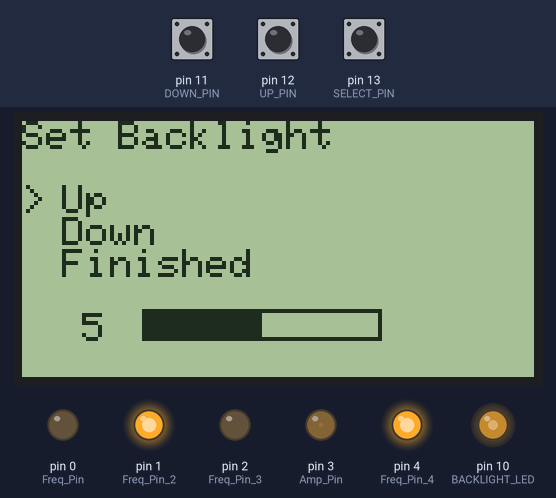
A sketch run on a simulated Arduino Uno, built with avr-gcc and run on an emulated ATmega328P. Parts: 128×64 one-colour display, output pins drawn as LEDs (lit = HIGH). Dashed ring = blinking. The test bench sets the inputs (shaded band); at power-on: pin 13 (SELECT_PIN) LOW, pin 11 (DOWN_PIN) LOW, pin 12 (UP_PIN) LOW.

Above: at 9.4 s.
9.5 s: pin 13 (SELECT_PIN) pulled HIGH for 1 s
At 11.2 s:
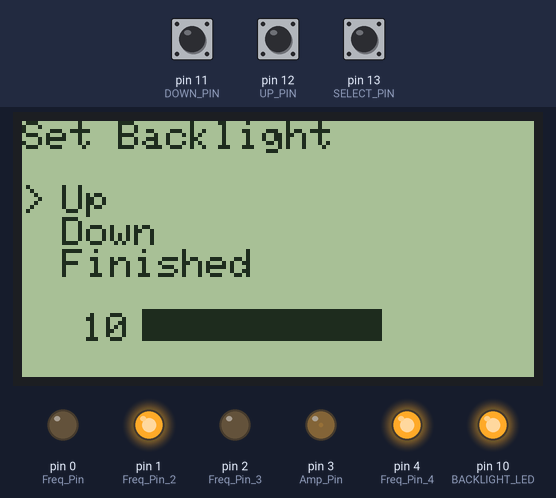
12.0 s: pin 11 (DOWN_PIN) pulled HIGH for 0.2 s
At 12.8 s:
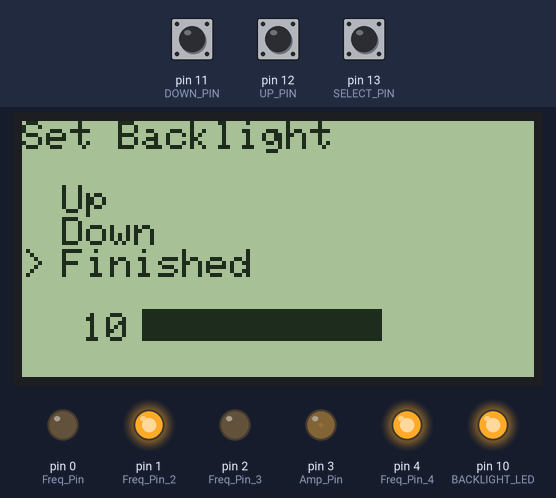
13.8 s: pin 13 (SELECT_PIN) pulled HIGH for 0.2 s
At 14.25 s:
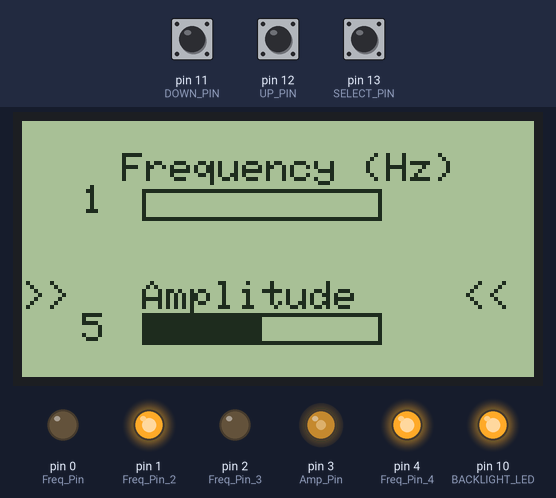
16.0 s: pin 12 (UP_PIN) pulled HIGH for 0.2 s
At 16.76 s:
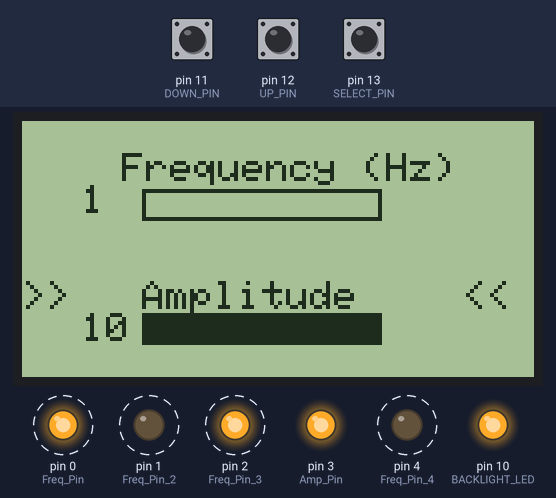
18.0 s: pin 11 (DOWN_PIN) pulled HIGH for 1 s
At 18.76 s:
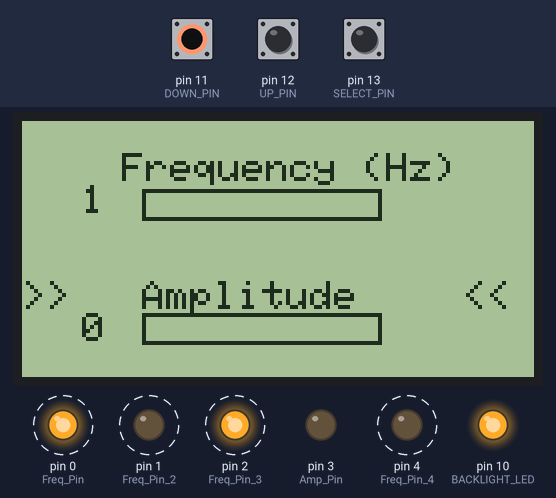
20.5 s: pin 12 (UP_PIN) pulled HIGH for 0.2 s
At 22.26 s:
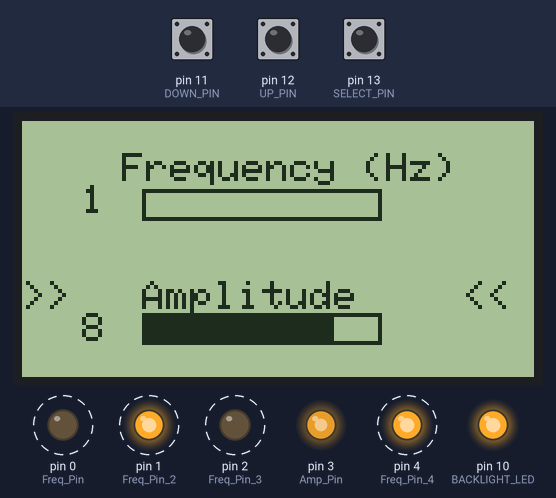
Timing chart, 0 to 23.2 s (numbered marks = the images above; inputs shaded):
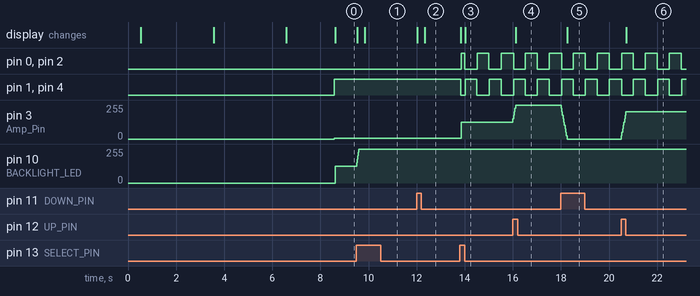

The sketch:

BrachySeed_Best_Version.ino
```cpp
// (licence header left out)
/*
Michael Rees, Ananya Zutshi, Rhea Chitalia, Karthika Raja
Team MARK - Brachyseed Oscillation

 menu_test.pde - 11/2011
 A more complicated example of ST7565_Menu Arduino library.

 Remember the ST7565 uses 3.3v, so a level shifter
 is needed if using a standard Arduino board.
 See Adafruit tutorial for more details:
  http://www.ladyada.net/learn/lcd/st7565.html
*/

#include <ST7565.h> // Adafruit LCD library
//#include <ST7565_Menu.h>

// Menu controls:
const int UP_PIN     = 12;
const int DOWN_PIN   = 11;
const int SELECT_PIN = 13;

int UP;
int DOWN;
int SELECT;

// LCD pins:
#define BACKLIGHT_LED 10  // Must be a PWM pin
#define LCD_SID  9
#define LCD_SCLK 8
#define LCD_A0   7
#define LCD_RST  6
#define LCD_CS   5

// Must create an ST7565 instance before Menu:
ST7565 glcd(LCD_SID, LCD_SCLK, LCD_A0, LCD_RST, LCD_CS);


// Create Menu with control pins and address of glcd:
//Menu menu(UP_PIN, DOWN_PIN, SELECT_PIN, &glcd);

// a bitmap of the BrachySeed Icon
static unsigned char __attribute__ ((progmem)) Icon16_glcd_bmp[]={
0x00,0x00,0x00,0x00,0x00,0x00,0x00,0x00,0x00,0x00,0x00,0x00,0x80,0xC0,0x40,0x20,0x20,0x00,0x10,0x10,0x10,0x10,0x08,0x08,0x08,0x08,0x08,0x08,0x00,0x00,0x00,0x00,0x00,0x00,0x00,0x00,0x00,0x00,0x00,0x00,0x00,0x00,0x00,0x00,
0x00,0x00,0x00,0x00,0x80,0x40,0x00,0x10,0x00,0x04,0xC2,0x41,0x30,0x10,0x08,0x84,0x44,0x02,0x22,0x22,0x23,0x01,0x01,0x11,0x11,0x01,0x01,0x00,0x00,0x00,0x00,0x00,0x00,0x00,0x00,0x00,0x00,0x00,0x00,0x00,0x00,0x00,0x00,0x00,
0x00,0x00,0x60,0x0C,0x03,0x80,0x60,0x08,0x06,0x01,0x30,0x08,0x04,0x42,0x21,0x00,0x88,0x44,0x26,0x22,0x12,0x10,0x10,0x00,0x00,0x00,0x00,0x00,0x00,0x00,0x00,0x00,0x00,0x00,0x00,0x00,0x00,0x00,0x00,0x00,0x00,0x00,0x00,0x00,
0x00,0x00,0x00,0x00,0x40,0x1D,0x00,0x00,0x1E,0x00,0x00,0x08,0x01,0x00,0x08,0x01,0x3C,0x7E,0xFE,0xFE,0xFF,0xFE,0xFE,0xFE,0xFE,0x7C,0x3C,0x00,0x40,0x00,0x00,0x60,0x04,0x00,0xC0,0x0A,0x00,0x80,0x3F,0x00,0x00,0xC0,0x1E,0x00,
0x00,0x00,0x00,0x00,0x00,0x00,0x00,0x00,0x00,0x00,0x00,0x00,0x00,0x00,0x00,0x00,0x00,0x00,0x00,0x00,0x00,0x08,0x08,0x48,0x44,0x04,0x22,0x10,0x08,0x84,0x41,0x20,0x18,0x06,0xC1,0x60,0x18,0x07,0x00,0xC0,0x38,0x01,0x00,0x00,
0x00,0x00,0x00,0x00,0x00,0x00,0x00,0x00,0x00,0x00,0x00,0x00,0x00,0x00,0x00,0x00,0x80,0x80,0x08,0x08,0x08,0x08,0x08,0x88,0x80,0x84,0xC4,0x42,0x61,0x30,0x10,0x08,0x04,0x01,0x80,0x40,0x30,0x0C,0x02,0x00,0x00,0x00,0x00,0x00,
0x00,0x00,0x00,0x00,0x00,0x00,0x00,0x00,0x00,0x00,0x00,0x00,0x00,0x00,0x00,0x20,0x20,0x21,0x21,0x21,0x21,0x21,0x21,0x21,0x20,0x00,0x00,0x10,0x08,0x00,0x00,0x02,0x00,0x01,0x00,0x00,0x00,0x00,0x00,0x00,0x00,0x00,0x00,0x00};

// a bitmap of the BrachyVision Logo
// static unsigned char  logo16_glcd_bmp[]= {
PROGMEM const unsigned char logo16_glcd_bmp[]= {
0x00,0x00,0x00,0x00,0x00,0x00,0x00,0x00,0x00,0x00,0x00,0x00,0x00,0x00,0x00,0x00,0x00,0x00,0x00,0x00,0x00,0x00,0x00,0x00,0x00,0x00,0x00,0x00,0x00,0x00,0x00,0x00,0x00,0x00,0x00,0x00,0x00,0x00,0x00,0x00,0x00,0x00,0x00,0x00,0x00,0x00,0x00,0x00,0x00,0x00,0x00,0x00,0x00,0x00,0x00,0x00,0x00,0x30,0xE0,0xF0,0xC0,0x00,0x00,0x00,0x00,0x00,0x80,0xF0,0xE0,0x70,0x00,0x00,0x00,0x00,0x00,0x00,0x00,0x00,0x00,0xA0,0x00,0x40,0x00,0x20,0x20,0x28,0x00,0x00,0x00,0x00,0x00,0x00,0x00,0x00,0x00,0x00,0x00,0x00,0x00,0x00,0x00,0x00,0x00,0x00,0x00,0x00,0x00,0x00,0x00,0x00,0x00,0x00,0x00,0x00,0x00,0x00,0x00,0x00,0x00,0x00,
0x00,0x00,0xFE,0x66,0x42,0x66,0xFC,0x9C,0x00,0x00,0x00,0xFE,0x46,0x42,0x46,0xE4,0xBC,0x00,0x00,0x00,0x80,0xF8,0x9E,0x86,0xBE,0xF0,0x80,0x00,0x00,0xF0,0xFC,0x0C,0x04,0x06,0x06,0x06,0x00,0x00,0xFE,0xFE,0x60,0x60,0x60,0x60,0x6E,0xFE,0x00,0x00,0x06,0x1E,0x38,0xE0,0x70,0x1C,0x06,0x02,0x00,0x00,0x01,0x0F,0x7F,0xFE,0xE0,0x00,0xE0,0xFC,0x7F,0x0F,0x03,0x00,0x00,0x00,0xFE,0xFE,0x00,0x00,0x01,0x00,0x01,0x00,0x00,0x60,0x72,0x70,0x70,0x60,0x00,0x00,0x00,0x00,0x00,0x00,0x00,0x00,0x00,0xFE,0x00,0x00,0xE0,0xF8,0x0C,0x04,0x06,0x06,0x04,0x9C,0xF8,0x00,0x00,0x00,0xFE,0x0E,0x1C,0x70,0xC0,0x00,0xFE,0xFE,0x00,0x00,
0x00,0x00,0x07,0x04,0x04,0x04,0x06,0x03,0x01,0x00,0x00,0x07,0x00,0x00,0x00,0x03,0x07,0x04,0x00,0x04,0x07,0x01,0x00,0x00,0x00,0x03,0x07,0x04,0x00,0x01,0x03,0x03,0x06,0x04,0x04,0x06,0x00,0x00,0x07,0x07,0x00,0x00,0x00,0x00,0x06,0x07,0x00,0x00,0x00,0x00,0x00,0x07,0x04,0x00,0x00,0x00,0x00,0x00,0x00,0x00,0x00,0x07,0x07,0x07,0x07,0x03,0x00,0x00,0x00,0x00,0x00,0x00,0x07,0x07,0x00,0x00,0x00,0x00,0x00,0x00,0x00,0x00,0x00,0x00,0x00,0x00,0x20,0x10,0x00,0x04,0x00,0x00,0x00,0x00,0x04,0x07,0x00,0x00,0x00,0x03,0x03,0x06,0x04,0x04,0x06,0x03,0x01,0x00,0x00,0x00,0x07,0x00,0x00,0x00,0x01,0x07,0x07,0x07,0x00,0x00,
0x00,0x00,0x00,0x00,0x00,0x00,0x00,0x00,0x00,0x00,0x00,0x00,0x00,0x00,0x00,0x00,0x00,0x00,0x00,0x00,0x00,0x00,0x00,0x00,0x00,0x00,0x00,0x00,0x00,0x00,0x00,0x00,0x00,0x00,0x00,0x00,0x00,0x00,0x00,0x00,0x00,0x00,0x00,0x00,0x00,0x00,0x00,0x00,0x00,0x00,0x00,0x00,0x00,0x00,0x00,0x00,0x00,0x00,0x00,0x00,0x00,0x00,0x00,0x00,0x00,0x00,0x00,0x00,0x00,0x00,0x00,0x00,0x00,0x00,0x00,0x00,0x00,0x00,0x00,0x00,0x00,0x01,0x00,0x00,0x01,0x00,0x00,0x00,0x00,0x00,0x00,0x00,0x00,0x00,0x00,0x00,0x00,0x00,0x00,0x00,0x00,0x00,0x00,0x00,0x00,0x00,0x00,0x00,0x00,0x00,0x00,0x00,0x00,0x00,0x00,0x00,0x00,0x00,0x00,0x00};


//Backlight PWM values:
uint8_t brightness_levels[7] = { 0, 20, 50, 90, 130, 190, 250 };
uint8_t brightness_index; // Index of brightness_levels

// Frequency and Amplitude values
const int amp_size = 11;
const int freq_size = 51;

uint8_t amplitude_levels[amp_size] = { 0, 25, 50, 75, 100, 125, 150, 175, 200, 225, 250 };
uint8_t amplitude_index = 5; // Index of brightness_levels. default set at half of max

uint8_t frequency_levels[freq_size] = {0, 1,2, 3,  4, 5, 6, 7, 8, 9, 10, 11, 12, 13, 14, 15, 16, 17, 18, 19, 20, 21, 22, 23, 24, 25, 26, 27, 28, 29, 30, 31, 32, 33, 34, 35, 36, 37, 38, 39, 40, 41, 42, 43, 44, 45, 46, 47, 48, 49, 50 };

uint8_t frequency_index = 1; // Index of brightness_levels. default set at 1 Hz


// Define variables and output pins for Amp/ freq modulation

float Amplitude = 5;    // variable to control amplitude.
int Frequency = 1;    // variable to control frequency. Hz
float Period;        // period of the frequency
const int Freq_max = 50; // Maximum Frequency. Hz
const int Amp_max = 10;  // Maximum Amplitude.

//ouput pins
const int Amp_Pin = 3;    // PWM enabled output pins. for Amplitude adjustments

const int Freq_Pin   = 0;    // Digital pin. for Frequency adjustments of H bridge half 1. Coupled TEMPORALLY with pin 4, but connects the h bridge path with pin 3
const int Freq_Pin_2 = 1; // Digital pin for frequency adjustments of H bridge half 2. Coupled TEMPORALLY with pin 3, but connects the h bridge path with pin 4
const int Freq_Pin_3 = 2;  // digital pin for frequency adjustments of H bridge half 1. Coupled TEMPORALLY with pin 2, but connects the h bridge path with pin 1
const int Freq_Pin_4 = 4;  // digital pin for frequency adjustments of H bridge half 2. Coupled TEMPORALLY with pin 1, but connects the h bridge path with pin 2

boolean Freq_State;    // on/off state of frequency modulating pin

// Define variables I need for menu tracking
int cursor_loc  = 1;  // defines the cursor position on the menu
const char icon = '>'; // cursor icon
float backlight = 5;   // variable to control backlight brighness. varies between 0 and 10
int count;
float time;  // elapsed time, in seconds
float sine;
float sine_last = 1;

void setup() {
    // Debugging output
  int time = millis();
  //Serial.begin(9600);
  //Serial.print("Took "); Serial.print(time); Serial.println(" ms");


  pinMode(BACKLIGHT_LED, OUTPUT);
  glcd.begin(0x18); // Initialise LCD
  delay(10); // Just to be safe
  //brightness_index = 1; // Initial brightness
  //set_brightness(1);
  //define initial brightness state

  // draw Oscillating Seed Logo
  glcd.clear();
  glcd.drawbitmap(35, 2,  Icon16_glcd_bmp, 44, 55, BLACK);
  glcd.display();
  delay(3000);
  glcd.clear();

  // Draw BrachyVison Logo
   glcd.drawbitmap(0, 12,  logo16_glcd_bmp, 120, 27, BLACK);
   glcd.display();
   delay(3000);
   glcd.clear();

  // Draw Welcome Message
  glcd.drawstring(0, 2, "     Welcome to       BrachyVision Mark 1");
  glcd.display();
  delay(2000);
  glcd.clear();


// Define Input/Output pins

  // define pins as output
  pinMode(Amp_Pin, OUTPUT);
  pinMode(Freq_Pin, OUTPUT);
  pinMode(Freq_Pin_2, OUTPUT);
  pinMode(Freq_Pin_3, OUTPUT);
  pinMode(Freq_Pin_4, OUTPUT);

  // define button pins as inputs
  pinMode(UP_PIN, INPUT);
  pinMode(DOWN_PIN, INPUT);
  pinMode(SELECT_PIN, INPUT);


// Define default frequency pin states
Freq_State = HIGH;   // at Defualt, current is ON!: Magnet is on, oscillating at 0 Hz
digitalWrite(Freq_Pin, not Freq_State);
digitalWrite(Freq_Pin_2, Freq_State);
digitalWrite(Freq_Pin_3, not Freq_State);
digitalWrite(Freq_Pin_4, Freq_State);


uint8_t i=0;

// Define default Amplitude output
analogWrite(Amp_Pin, Amplitude);

set_backlight();

}

void set_backlight() {

  while(1) {
  // draw menu option
  glcd.clear();
  glcd.drawstring(0, 0, "Set Backlight");
  glcd.drawstring(10, 2, "Up");
  glcd.drawstring(10, 3, "Down");
  glcd.drawstring(10, 4, "Finished");
  // display brightness
  draw_brightness();
  // draw cursor
  glcd.drawstring(0, cursor_loc + 1, ">");
  glcd.display();

  // digital read all input pins
   UP = digitalRead(UP_PIN);
   DOWN = digitalRead(DOWN_PIN);
   SELECT = digitalRead(SELECT_PIN);

  // evaluate button states
  // may need to debounce buttons
    if ( UP == 1) {
      // cursor up one if not already at top. Up means up on the screen, so actually decreases
      if (cursor_loc > 1) {
        cursor_loc--;
      }
    }
    else if (DOWN == 1) {
      // cursor down one if not already at bottom. down means down on the screen, so actually increases
      if (cursor_loc < 3) {
        cursor_loc++;
      }
    }
    else if (SELECT == 1 and cursor_loc == 1) {
      // if cursor is at the "UP" icon, exit this screen, increase brightness
      if (backlight < 10) {
        backlight++;
      }
    }
    else if (SELECT == 1 and cursor_loc == 2) {
      // if cursor is at the "finished" icon, exit this screen, decrease brighness
      if (backlight > 0) {
        backlight--;
      }
    }
    else if (SELECT == 1 and cursor_loc == 3) {
      // if cursor is at the "finished" icon, exit this screen, set cursor back to 1
      cursor_loc = 1;
      break;
    }
    // analog write the new brightness value to the backlight
    analogWrite(BACKLIGHT_LED, (backlight/10.0)*255);
   // Serial.println(cursor_loc);

  }


}
void draw_brightness() {
  char buf[12];
  // Just display brightness_index as brightness level:
  itoa(backlight, buf, 10);
  glcd.drawstring(15, 6, buf);
  // Visual level display:
  glcd.drawrect(30, 47, 60, 8, BLACK);
  glcd.fillrect(30, 47, 6*backlight, 8, BLACK);
}

void draw_frequency_and_amp() {
  char buf[12];
  // Just display brightness_index as brightness level:
  itoa(Frequency, buf, 10);
  glcd.drawstring(15, 2, buf);
  glcd.drawstring(25, 1, "Frequency (Hz)");
  // Visual level display:
  glcd.drawrect(30, 17, 60, 8, BLACK);
  glcd.fillrect(30, 17, 1.2*Frequency, 8, BLACK);

  char buffer[12];
  // Just display brightness_index as brightness level:
  itoa(Amplitude, buffer, 10);
  glcd.drawstring(15, 6, buffer);
  glcd.drawstring(30, 5, "Amplitude");
  // Visual level display:
  glcd.drawrect(30, 48, 60, 8, BLACK);
  glcd.fillrect(30, 48, 6*Amplitude, 8, BLACK);
}

void draw_cursor(){
  if (cursor_loc == 1) {
     glcd.drawstring(0, 1, ">>");
    glcd.drawstring(110, 1, "<<");
  }
  else if (cursor_loc == 2) {
     glcd.drawstring(0, 5, ">>");
    glcd.drawstring(110, 5, "<<");
  }
}

void modulate_output() {
    //Serial.println(Period);

      Period = (1.0/float(Frequency))*1000;
  if (Frequency == 0) {
    Period = 0;
  }

    time = millis()/(1000/6.282);
    sine = sin(time*Frequency)/sqrt(pow(sin(time*Frequency), 2));

    if (int(sine) != int(sine_last)) {
      Freq_State = not Freq_State;
      sine_last = sine;
      // modulate the frequency pins to switch which side of the H bridge is open. Add a delay BEFORE the new side OPENS to avoid shoot through currents on the transistors

     if (sine > 0) {
        digitalWrite(Freq_Pin, not Freq_State);
        digitalWrite(Freq_Pin_4, Freq_State);
        delay(5);   // add a delay to avoid "shoot through" current on the transistors
        digitalWrite(Freq_Pin_2, Freq_State);
        digitalWrite(Freq_Pin_3, not Freq_State);
      }
      else {
          digitalWrite(Freq_Pin_2, Freq_State);
          digitalWrite(Freq_Pin_3, not Freq_State);
          delay(5);   // add a delay to avoid "shoot through" current on the transistors
          digitalWrite(Freq_Pin, not Freq_State);
          digitalWrite(Freq_Pin_4, Freq_State);
      }


    }

    // update Amplitude output
    analogWrite(Amp_Pin, (Amplitude/Amp_max)*255);  // Amplitude value has to be converted to pwm range, which is from 0--> 255


 delay(4);
}

void loop() {

  if (count == 0) {
  glcd.clear();
// display frequency and amplitude
  draw_frequency_and_amp();
// display cursor location
  draw_cursor();
  glcd.display();
  count++;
  }
// take in input
  // digital read all input pins
   UP = digitalRead(UP_PIN);
   DOWN = digitalRead(DOWN_PIN);
   SELECT = digitalRead(SELECT_PIN);

  // evaluate button states
  // may need to debounce buttons
    if ( UP == 1) {
      if (cursor_loc == 1 and Frequency < Freq_max) {
        Frequency++;
        count = 0;
      } else if (cursor_loc == 2 and Amplitude < Amp_max) {
        Amplitude++;
        count = 0;
      }
    }
    else if (DOWN == 1) {
      if (cursor_loc == 1 and Frequency > 0) {
        Frequency--;
        count = 0;
      } else if (cursor_loc == 2 and Amplitude > 0) {
        Amplitude--;
        count = 0;
      }
    }
    else if (SELECT == 1 and cursor_loc == 1) {
      // if cursor is at the top icon, put it at the bottom
      cursor_loc = 2;
      count = 0;
      delay(5); // add a delay to avoid the cursor bouncing up and down on one button press
    }
    else if (SELECT == 1 and cursor_loc == 2) {
      // if cursor is at the bottom icon, put it at the top
      cursor_loc = 1;
      count = 0;
      delay(5); // add a delay to avoid the cursor bouncing up and down on one button press
    }

   // modulate output
  modulate_output();


}
```

Measured:
- after the input at 9.5 s, pin 10 (BACKLIGHT_LED): 127/255 → 255/255 at once; the display: first changes at once (image 1 shows a later state)
- after the input at 12.0 s, the display: first changes at once (image 2 shows a later state)
- after the input at 13.8 s, pin 0 (Freq_Pin): goes HIGH 0.16 s, LOW 0.51 s, HIGH 0.50 s, LOW 0.51 s, then HIGH, starting after 0.05 s; pin 1 (Freq_Pin_2): goes LOW 0.17 s, HIGH 0.50 s, LOW 0.51 s, HIGH 0.50 s, then LOW, starting at once
- after the input at 16.0 s, pin 3 (Amp_Pin): 127/255 → 255/255 at once; the display: changes after 0.12 s (image 4)
- after the input at 18.0 s, pin 3 (Amp_Pin): moves from 255/255 to 0/255 over 0.25 s, starting at once; the display: changes after 0.26 s (image 5)
- after the input at 20.5 s, pin 3 (Amp_Pin): 0/255 → 204/255 at once; the display: changes after 0.21 s (image 6)
